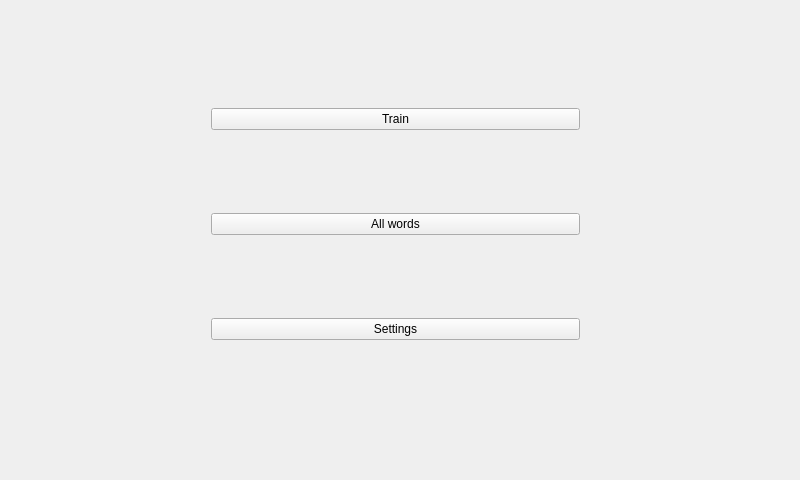
<?xml version="1.0" encoding="UTF-8"?>
<ui version="4.0">
 <class>KanjiWidget</class>
 <widget class="QWidget" name="KanjiWidget">
  <property name="geometry">
   <rect>
    <x>0</x>
    <y>0</y>
    <width>800</width>
    <height>480</height>
   </rect>
  </property>
  <property name="windowTitle">
   <string>KanjiWidget</string>
  </property>
  <widget class="QWidget" name="verticalLayoutWidget">
   <property name="geometry">
    <rect>
     <x>200</x>
     <y>20</y>
     <width>391</width>
     <height>411</height>
    </rect>
   </property>
   <layout class="QVBoxLayout" name="detail_layout">
    <item>
     <widget class="QPushButton" name="train_button">
      <property name="text">
       <string>Train</string>
      </property>
     </widget>
    </item>
    <item>
     <widget class="QPushButton" name="list_button">
      <property name="text">
       <string>All words</string>
      </property>
     </widget>
    </item>
    <item>
     <widget class="QPushButton" name="pushButton">
      <property name="text">
       <string>Settings</string>
      </property>
     </widget>
    </item>
   </layout>
  </widget>
 </widget>
 <layoutdefault spacing="6" margin="11"/>
 <resources/>
 <connections/>
</ui>
